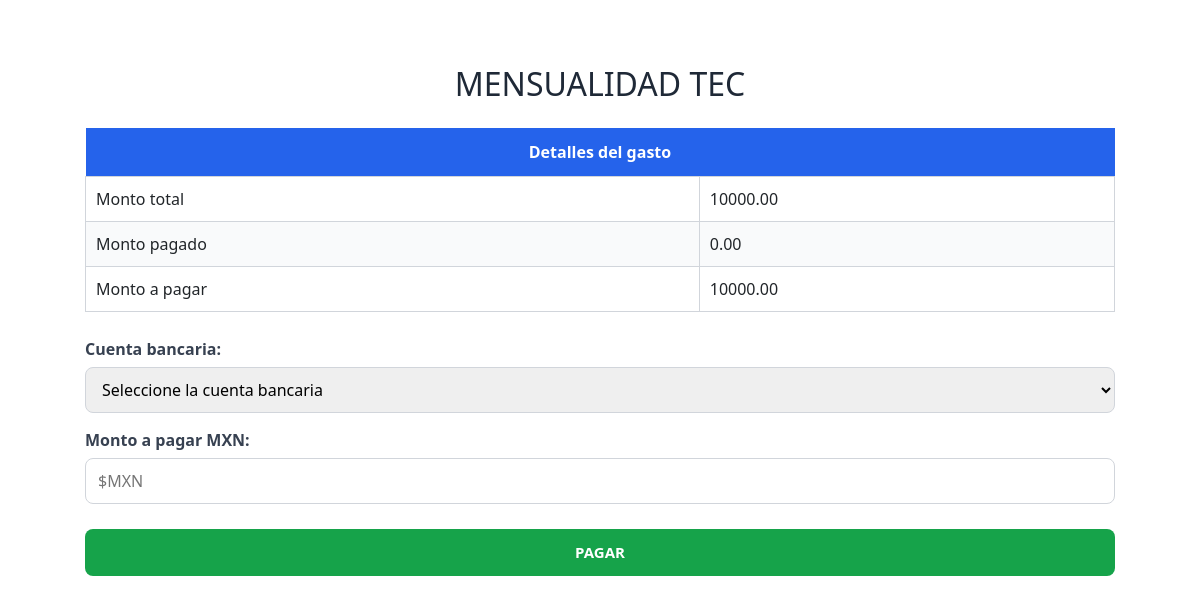
Page /detallePagos/25 (signed in) on the earlier database version.
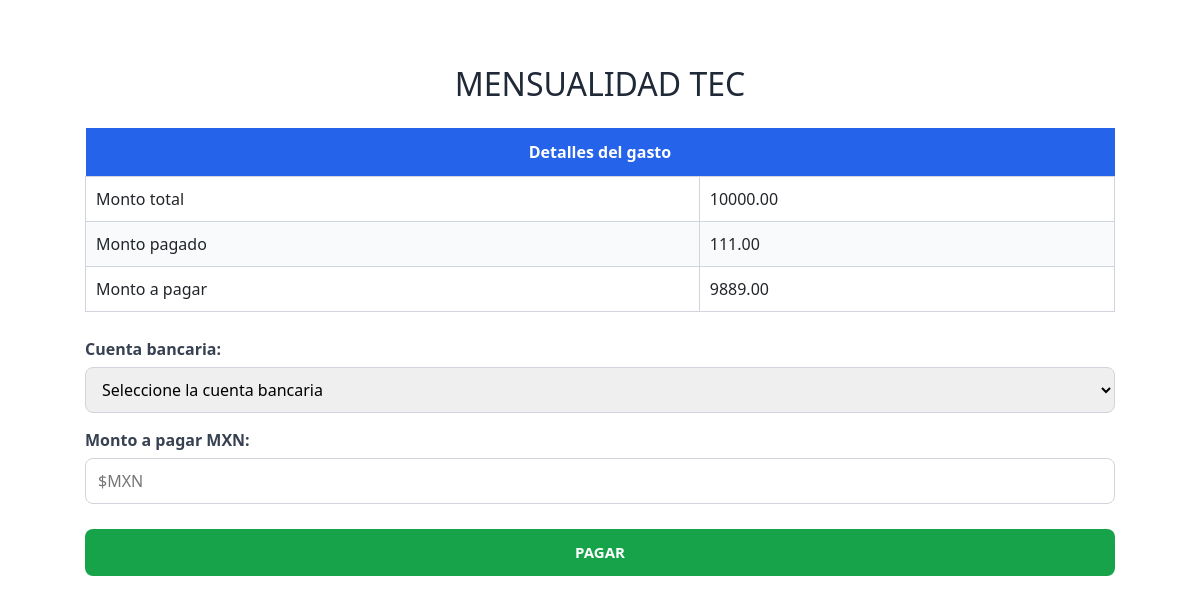
Same page on the later database version.
### core/models.py (models this page shows, shortened)
class Gastos(models.Model):
    gasto_id = models.BigAutoField(primary_key=True)
    nombre_gasto = models.CharField(max_length=100)
    detalle_gasto = models.TextField()
    cliente = models.ForeignKey(Cliente,on_delete=models.PROTECT)
    monto_total = models.DecimalField(max_digits=12,decimal_places=2)
    monto_pagado = models.DecimalField(max_digits=12,decimal_places=2)
    creado_por = models.ForeignKey(User,on_delete=models.PROTECT)
    fecha_creacion = models.DateTimeField(auto_now_add=True)
    estatus = models.CharField(max_length=12,choices=ESTATUS_GASTO,default="PENDING")

### core/views.py (the view)
# urls.py: path("detallePagos/<int:id>",views.detallesGasto),
@login_required
def detallesGasto(request, id):
    gasto = Gastos.objects.get(gasto_id = id)
    cuentas = Banco.objects.all()
    faltante = gasto.monto_total - gasto.monto_pagado
    return render(request,"crearPagos.html",{"Gastos":gasto,"Cuenta":cuentas, "Faltante": faltante})

### core/templates/crearPagos.html (shortened to what this page needs)
{% extends 'base.html' %}
{% block content %}
<div class="pago-formulario">
    <form action="/pagarPago/{{ Gastos.gasto_id }}" method="POST">
        <h2>{{ Gastos.nombre_gasto }}</h2>
        <table>
            <thead>
                <tr>
                    <th colspan="2">Detalles del gasto</th>
                </tr>
            </thead>
            <tbody>
                <tr>
                    <td>Monto total</td>
                    <td>{{ Gastos.monto_total }}</td>
                </tr>
                <tr>
                    <td>Monto pagado</td>
                    <td>{{ Gastos.monto_pagado }}</td>
                </tr>
                <tr>
                    <td>Monto a pagar</td>
                    <td>{{ Faltante }}</td>
                </tr>
            </tbody>
        </table>
        <label>Cuenta bancaria:</label>
        <select name="cuenta" required>
            <option value="">Seleccione la cuenta bancaria</option>
        </select>
        <label for="monto">Monto a pagar MXN:</label>
        <input
            type="number"
            id="monto"
            min="0.01"
            max="{{ Faltante }}"
            step="0.01"
            name="monto"
            placeholder="$MXN"
            required>
        <input type="submit" value="PAGAR">
    </form>
</div>
{% endblock %}

Differences in the rows shown:
changed Gastos "MENSUALIDAD TEC": monto_pagado "0.00" → "111.00"
Other differences:
{{ Faltante }}: "10000.00" → "9889.00"
